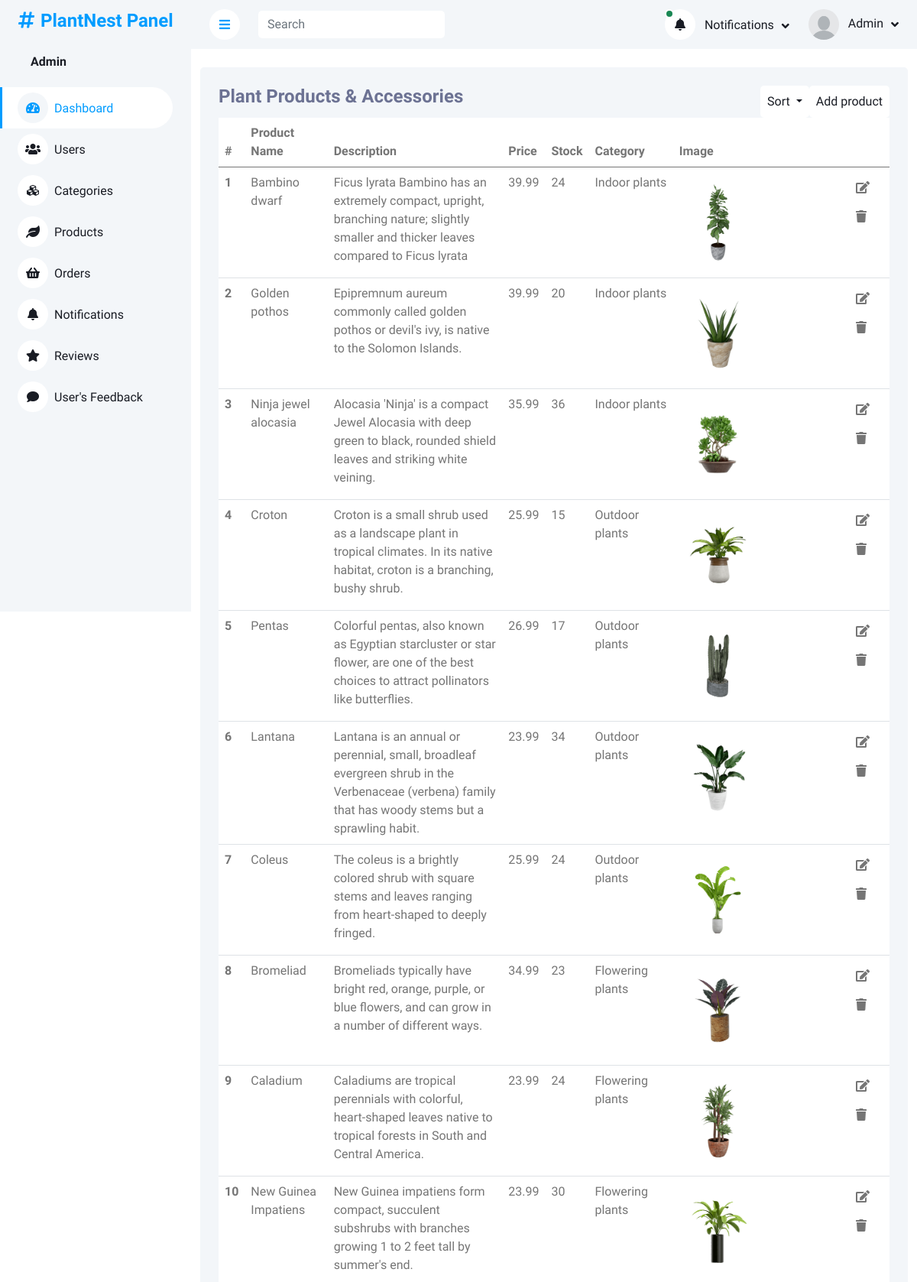
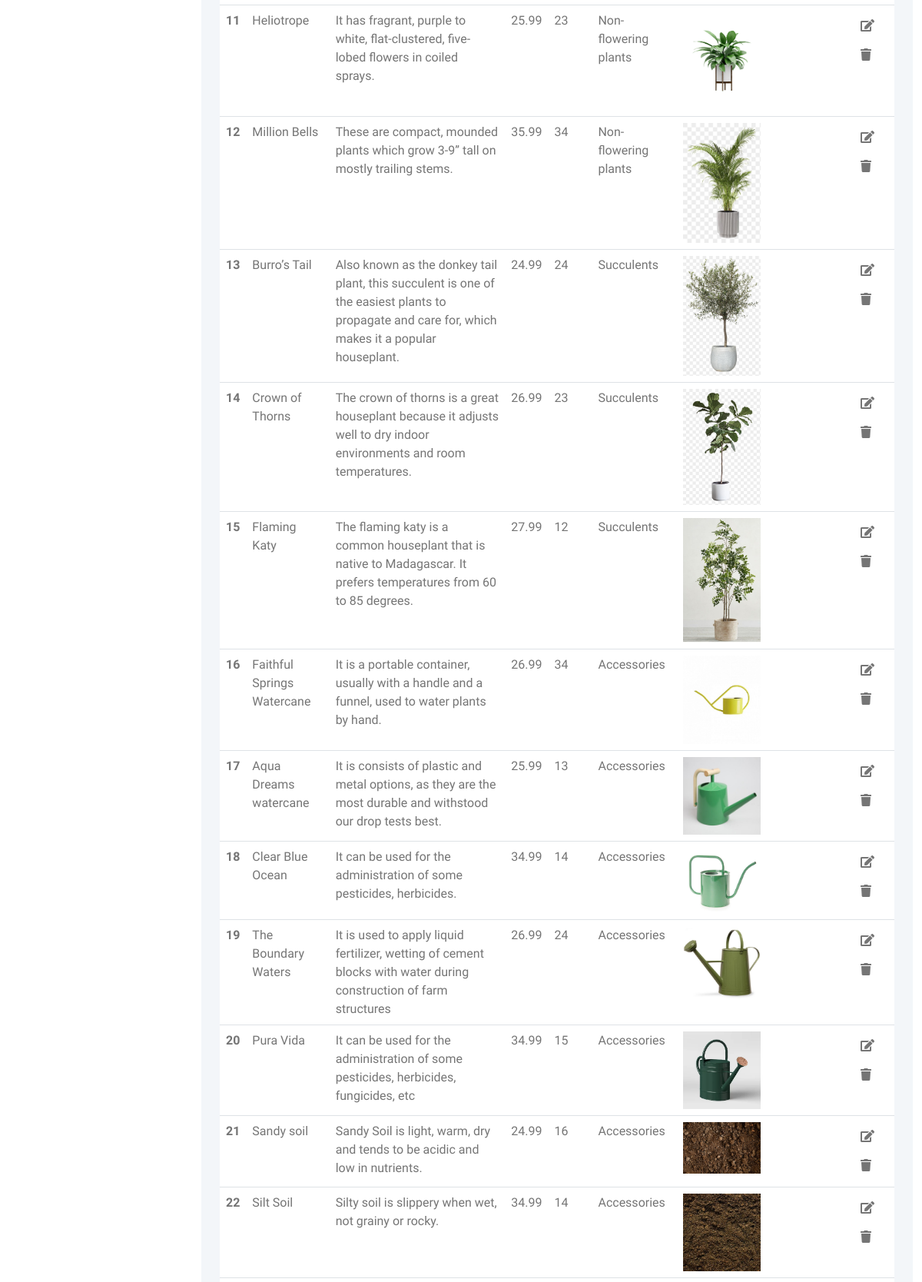
Screenshot of /adminPanel/products.php (signed in, upper part) with the database file from the repository (2 pictures, top to bottom).
### tables this page shows
CREATE TABLE `products` (
  `productID` int(11) NOT NULL,
  `productName` varchar(225) DEFAULT NULL,
  `productDescription` varchar(225) DEFAULT NULL,
  `productPrice` varchar(225) DEFAULT NULL,
  `productImage` varchar(225) DEFAULT NULL,
  `productStock` varchar(255) NOT NULL,
  `categoryID` int(11) DEFAULT NULL
);

CREATE TABLE `categories` (
  `categoryID` int(11) NOT NULL,
  `categoryName` varchar(225) DEFAULT NULL,
  `categoryImage` varchar(225) DEFAULT NULL
);

### adminPanel/products.php (the view, shortened to what this page needs)
<?php
include_once('header_admin.php');
?>
<div class="container pt-4">
    <div class="bg-light rounded p-4">
        <div class="row">
            <div class="col-12">
                <div class="bg-white rounded h-100 ">
                    <div class="d-flex bg-light justify-content-between">
                        <h4>Plant Products & Accessories</h4>
                        <div class="d-flex">
                                  <div class="dropdown d-flex align-self-center ">
                                    <form method="post">
                                    <button class="btn bg-white text-dark dropdown-toggle p-2" type="button"
                                        id="dropdownMenuButton1"  data-bs-toggle="dropdown" aria-expanded="false">
                                        Sort
                                    </button>
                                </form>
                                </div>
                                 <div>
                                    <button type="button" class="btn text-dark  bg-white  insert p-2" data-bs-toggle="modal"
                                data-bs-target="#insert-product-modal">Add product
                            </button>
                            </div>
                        </div>
                    </div>
                    <div class="table-responsive bg- ">
                        <table class="table">
                            <thead>
                                <tr>
                                    <th scope="col">#</th>
                                    <th scope="col">Product Name</th>
                                    <th scope="col">Description</th>
                                    <th scope="col">Price </th>
                                    <th scope="col">Stock </th>
                                    <th scope="col">Category </th>
                                    <th scope="col">Image </th>
                                    <th scope="col"> </th>
                                </tr>
                            </thead>
                            <tbody>
                                <?php
     if(isset($_POST['sort-product-by-name'])){
        $query = $pdo->query("SELECT * FROM products INNER JOIN categories ON products.categoryID = categories.categoryID ORDER BY products.productName ");
        $result = $query->fetchAll(PDO::FETCH_ASSOC);
     }else if(isset($_POST['sort-product-by-price'])){
        $query = $pdo->query("SELECT * FROM products INNER JOIN categories ON products.categoryID = categories.categoryID ORDER BY products.productPrice ");
        $result = $query->fetchAll(PDO::FETCH_ASSOC);
     }else if(isset($_POST['sort-product-by-category'])){
        $query = $pdo->query("SELECT * FROM products INNER JOIN categories ON products.categoryID = categories.categoryID ORDER BY categories.categoryName ");
        $result = $query->fetchAll(PDO::FETCH_ASSOC);
     }else{
                                $query = $pdo->query("SELECT * FROM `products` INNER JOIN categories ON products.categoryID = categories.categoryID order BY products.productID");
                                $result = $query->fetchAll(PDO::FETCH_ASSOC);
     }
                                foreach ($result as $row) {
                                ?>
                                <tr class="tr-row">
                                    <th scope="row">
                                        <?php echo $row['productID'] ?>
                                    </th>
                                    <td>
                                        <?php echo $row['productName'] ?>
                                    </td>
                                    <td>
                                        <?php echo $row['productDescription'] ?>
                                    </td>
                                    <td>
                                        <?php echo $row['productPrice'] ?>
                                    </td>
                                    <td>
                                        <?php echo $row['productStock'] ?>
                                    </td>
                                    <td>
                                        <?php echo $row['categoryName'] ?>
                                    </td>
                                    <td>
                                        <img src="images/products/<?php echo $row['productImage'] ?>" width="50%" alt="">
                                    </td>
                                    <td class="">
                                        <button class="btn btn-white edit-btn " data-bs-toggle="modal"
                                            data-bs-target="#update-product-modal<?php echo $row['productID']  ?>">
                                            <i class="fa fa-edit"></i>
                                        </button>
                                        <button class="btn btn-white" data-bs-toggle="modal"
                                            data-bs-target="#delete-product-modal<?php echo $row['productID']  ?>">
                                            <i class="fa fa-trash"></i>
                                        </button>
                                    </td>
                                </tr>
                                <?php
                                };
                                ?>
                            </tbody>
                        </table>
                    </div>
                </div>
            </div>
        </div>
    </div>
</div>
<?php
include('footer.php');
?>

### adminPanel/header_admin.php (shortened to what this page needs)
<?php
include("php/query.php");
?>
<!DOCTYPE html>
<html lang="en">
<head>
    <link href="https://cdnjs.cloudflare.com/ajax/libs/font-awesome/5.10.0/css/all.min.css" rel="stylesheet">
    <link href="https://cdn.jsdelivr.net/npm/bootstrap-icons@1.4.1/font/bootstrap-icons.css" rel="stylesheet">
    <link href="lib/owlcarousel/assets/owl.carousel.min.css" rel="stylesheet">
    <link href="lib/tempusdominus/css/tempusdominus-bootstrap-4.min.css" rel="stylesheet" />
    <link href="css/bootstrap.min.css" rel="stylesheet">
    <link href="css/style.css" rel="stylesheet">
</head>
<body>
    <div class="container-xxl position-relative bg-white d-flex p-0">
        <div class="sidebar pe-4 pb-3">
            <nav class="navbar bg-light navbar-light">
                <a href="index.php" class="navbar-brand mx-4 mb-3">
                    <div>
                    <h4 class="text-primary"><i class="fa fa-hashtag me-2"></i>PlantNest Panel</h4>
                    </div>
                </a>
                <div class="d-flex align-items-center ms-4 mb-4">
                    <div class="ms-3">
                    <?php
                                 if(isset($_SESSION['Admin'])){
                                    $admin = $_SESSION['Admin'];
                                 foreach($admin as $value){
                                    $U_ID =   $value['adminID'];
                                  $query = $pdo->prepare("SELECT * FROM admins WHERE adminID = :iD ");
                                  $query->bindParam(':iD',  $U_ID);
                                  $query->execute();
                                  $result = $query->fetch(PDO::FETCH_ASSOC);
                        ?>
                         <h6 class="mb-0">
                             <span><?php echo ucfirst($result['adminName'])?></span>
                            </h6>
</span>    <?php
                      };
                    }
                        ?>
                    </div>
                </div>
                <div class="navbar-nav w-100">
                <a href="index.php" class="nav-item nav-link active"><i class="fa fa-tachometer-alt me-2"></i>Dashboard</a>
                    <a href="users.php" class="nav-item nav-link "><i class="fa fa-users me-2"></i>Users</a>
                    <a href="category.php" class="nav-item nav-link"><i class="fa fa-cubes me-2"></i>Categories</a>
                    <a href="products.php" class="nav-item nav-link"><i class="fa fa-leaf me-2"></i>Products</a>
                    <a href="orders.php" class="nav-item nav-link"><i class="fa fa-shopping-basket me-2"></i>Orders</a>
                    <a href="notifications.php" class="nav-item nav-link"><i class="fa fa-bell me-2"></i>Notifications</a>
                    <a href="reviews.php" class="nav-item nav-link"><i class="fa fa-star me-2"></i>Reviews</a>
                    <a href="feedback.php" class="nav-item nav-link"><i class="fa fa-comment me-2"></i>User's Feedback</a>
                </div>
            </nav>
        </div>
        <div class="content">
            <nav class="navbar navbar-expand bg-light navbar-light sticky-top px-4 py-0">
                <a href="#" class="sidebar-toggler flex-shrink-0">
                    <i class="fa fa-bars"></i>
                </a>
                <form class=" d-none d-md-flex ms-4">
                    <input id="taskFilter" name="search-query" class="taskFilter form-control border-0" type="search"
                        placeholder="Search">
                </form>
                <div class="navbar-nav align-items-center ms-auto">
                    <div class="nav-item dropdown">
                        <?php
                            $query = $pdo->query("SELECT * from final_order  INNER JOIN  users on
                            final_order.user_id = users.userID    where orderStatus	 = 'pending'  LIMIT 2");
                        $result = $query->fetchAll(PDO::FETCH_ASSOC);
                        if (empty($result)) {
                            ?>
                            <a href="#" class="nav-link dropdown-toggle " data-bs-toggle="dropdown">
                                <i class="fa fa-bell me-lg-2">
                                </i>
                                <span class="d-none d-lg-inline-flex">Notifications</span>
                            </a>
                            <?php
                        } else {
                            ?>
                            <a href="#" class="nav-link dropdown-toggle " data-bs-toggle="dropdown">
                                <i class="fa fa-bell me-lg-2 position-relative">
                                    <div
                                        class="bg-success rounded-circle border border-2 border-white position-absolute top-0 start-0 p-1">
                                    </div>
                                </i>
                                <span class="d-none d-lg-inline-flex">Notifications</span>
                            </a>
                            <?php
                        } ?>
                    </div>
                    <div class="nav-item dropdown">
                        <a href="#" class="nav-link dropdown-toggle" data-bs-toggle="dropdown">
                        <?php
                                 if(isset($_SESSION['Admin'])){
                                    $admin = $_SESSION['Admin'];
                                 foreach($admin as $value){
                                    $U_ID =   $value['adminID'];
                                  $query = $pdo->prepare("SELECT * FROM admins WHERE adminID = :iD ");
                                  $query->bindParam(':iD',  $U_ID);
                                  $query->execute();
                                  $result = $query->fetch(PDO::FETCH_ASSOC);
                              if($result['adminImage']){
                        ?>
                        <img class="rounded-circle me-lg-2" src="img/<?php echo $result['adminImage'] ?>" alt="" style="width: 40px; height: 40px;">
                            <?php
                              }else if(empty($result['adminImage'])){
                                ?>
                        <img class="rounded-circle me-lg-2" src="img/user.jpg" alt="" style="width: 40px; height: 40px;">
                                <?php
                              }
                            ?>
                                <span class="d-none d-lg-inline-flex">
                                    <?php echo ucfirst($result['adminName']) ?>
                                </span>
                                <?php
                            }
                        }
                            ?>
                        </a>
                    </div>
                </div>
            </nav>

### adminPanel/css/style.css (style rules this page uses)
:root { --primary: #009CFF; --light: #F3F6F9; --dark: #191C24; }
.btn { transition: .5s; }
.sidebar { position: fixed; top: 0; left: 0; bottom: 0; width: 250px; height: 100vh; overflow-y: auto; background: var(--light); transition: 0.5s; z-index: 999; }
.content { margin-left: 250px; min-height: 100vh; background: #FFFFFF; transition: 0.5s; }
@media (min-width: 992px) { .sidebar { margin-left: 0; } }
@media (min-width: 992px) { .content { width: calc(100% - 250px); } }
.sidebar .navbar .navbar-nav .nav-link { padding: 7px 20px; color: var(--dark); font-weight: 500; border-left: 3px solid var(--light); border-radius: 0 30px 30px 0; outline: none; }
.sidebar .navbar .navbar-nav .nav-link:hover, .sidebar .navbar .navbar-nav .nav-link.active { color: var(--primary); background: #FFFFFF; border-color: var(--primary); }
.sidebar .navbar .navbar-nav .nav-link i { width: 40px; height: 40px; display: inline-flex; align-items: center; justify-content: center; background: #FFFFFF; border-radius: 40px; }
.sidebar .navbar .navbar-nav .nav-link:hover i, .sidebar .navbar .navbar-nav .nav-link.active i { background: var(--light); }
.content .navbar .navbar-nav .nav-link { margin-left: 25px; padding: 12px 0; color: var(--dark); outline: none; }
.content .navbar .sidebar-toggler, .content .navbar .navbar-nav .nav-link i { width: 40px; height: 40px; display: inline-flex; align-items: center; justify-content: center; background: #FFFFFF; border-radius: 40px; }
.content .navbar .dropdown-toggle::after { margin-left: 6px; vertical-align: middle; border: none; content: "\f107"; font-family: "Font Awesome 5 Free"; font-weight: 900; transition: .5s; }

### adminPanel/header_admin.php (style rules this page uses)
h4 { color: #6C7293; }

### rows the page displays
products: productID "1", productName "Bambino dwarf", productDescription "Ficus lyrata Bambino has an extremely compact, upright, branching nature; slightly smaller and thicker leaves compared to Ficus lyrata", productPrice "39.99", productStock "24", categoryID.categoryName "Indoor plants", productImage (picture)
products: productID "2", productName "Golden pothos", productDescription "Epipremnum aureum commonly called golden pothos or devil's ivy, is native to the Solomon Islands.", productPrice "39.99", productStock "20", categoryID.categoryName "Indoor plants", productImage (picture)
products: productID "3", productName "Ninja jewel alocasia", productDescription "Alocasia 'Ninja' is a compact Jewel Alocasia with deep green to black, rounded shield leaves and striking white veining.", productPrice "35.99", productStock "36", categoryID.categoryName "Indoor plants", productImage (picture)
products: productID "4", productName "Croton", productDescription "Croton is a small shrub used as a landscape plant in tropical climates. In its native habitat, croton is a branching, bushy shrub.", productPrice "25.99", productStock "15", categoryID.categoryName "Outdoor plants", productImage (picture)
products: productID "5", productName "Pentas", productDescription "Colorful pentas, also known as Egyptian starcluster or star flower, are one of the best choices to attract pollinators like butterflies.", productPrice "26.99", productStock "17", categoryID.categoryName "Outdoor plants", productImage (picture)
products: productID "6", productName "Lantana", productDescription "Lantana is an annual or perennial, small, broadleaf evergreen shrub in the Verbenaceae (verbena) family that has woody stems but a sprawling habit.", productPrice "23.99", productStock "34", categoryID.categoryName "Outdoor plants", productImage (picture)
products: productID "7", productName "Coleus", productDescription "The coleus is a brightly colored shrub with square stems and leaves ranging from heart-shaped to deeply fringed.", productPrice "25.99", productStock "24", categoryID.categoryName "Outdoor plants", productImage (picture)
products: productID "8", productName "Bromeliad", productDescription "Bromeliads typically have bright red, orange, purple, or blue flowers, and can grow in a number of different ways.", productPrice "34.99", productStock "23", categoryID.categoryName "Flowering plants", productImage (picture)
products: productID "9", productName "Caladium", productDescription "Caladiums are tropical perennials with colorful, heart-shaped leaves native to tropical forests in South and Central America.", productPrice "23.99", productStock "24", categoryID.categoryName "Flowering plants", productImage (picture)
products: productID "10", productName "New Guinea Impatiens", productDescription "New Guinea impatiens form compact, succulent subshrubs with branches growing 1 to 2 feet tall by summer's end.", productPrice "23.99", productStock "30", categoryID.categoryName "Flowering plants", productImage (picture)
products: productID "11", productName "Heliotrope", productDescription "It has fragrant, purple to white, flat-clustered, five-lobed flowers in coiled sprays.", productPrice "25.99", productStock "23", categoryID.categoryName "Non-flowering plants", productImage (picture)
products: productID "12", productName "Million Bells", productDescription "These are compact, mounded plants which grow 3-9” tall on mostly trailing stems.", productPrice "35.99", productStock "34", categoryID.categoryName "Non-flowering plants", productImage (picture)
products: productID "13", productName "Burro’s Tail", productDescription "Also known as the donkey tail plant, this succulent is one of the easiest plants to propagate and care for, which makes it a popular houseplant.", productPrice "24.99", productStock "24", categoryID.categoryName "Succulents", productImage (picture)
products: productID "14", productName "Crown of Thorns", productDescription "The crown of thorns is a great houseplant because it adjusts well to dry indoor environments and room temperatures.", productPrice "26.99", productStock "23", categoryID.categoryName "Succulents", productImage (picture)
products: productID "15", productName "Flaming Katy", productDescription "The flaming katy is a common houseplant that is native to Madagascar. It prefers temperatures from 60 to 85 degrees.", productPrice "27.99", productStock "12", categoryID.categoryName "Succulents", productImage (picture)
products: productID "16", productName "Faithful Springs Watercane", productDescription "It is a portable container, usually with a handle and a funnel, used to water plants by hand.", productPrice "26.99", productStock "34", categoryID.categoryName "Accessories", productImage (picture)
products: productID "17", productName "Aqua Dreams watercane", productDescription "It is consists of plastic and metal options, as they are the most durable and withstood our drop tests best.", productPrice "25.99", productStock "13", categoryID.categoryName "Accessories", productImage (picture)
products: productID "18", productName "Clear Blue Ocean", productDescription "It can be used for the administration of some pesticides, herbicides.", productPrice "34.99", productStock "14", categoryID.categoryName "Accessories", productImage (picture)
products: productID "19", productName "The Boundary Waters", productDescription "It is used to apply liquid fertilizer, wetting of cement blocks with water during construction of farm structures", productPrice "26.99", productStock "24", categoryID.categoryName "Accessories", productImage (picture)
products: productID "20", productName "Pura Vida", productDescription "It can be used for the administration of some pesticides, herbicides, fungicides, etc", productPrice "34.99", productStock "15", categoryID.categoryName "Accessories", productImage (picture)
products: productID "21", productName "Sandy soil", productDescription "Sandy Soil is light, warm, dry and tends to be acidic and low in nutrients.", productPrice "24.99", productStock "16", categoryID.categoryName "Accessories", productImage (picture)
products: productID "22", productName "Silt Soil", productDescription "Silty soil is slippery when wet, not grainy or rocky.", productPrice "34.99", productStock "14", categoryID.categoryName "Accessories", productImage (picture)

### other values shown
$result['adminName'] "Admin"
